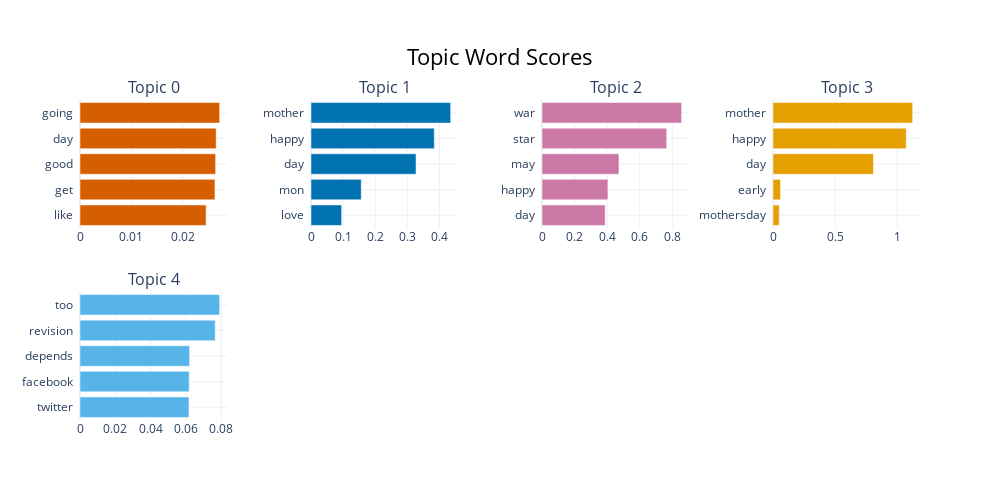

The notebook cell this image was saved under:
### Code cell
topic_model.visualize_topics()
topic_model.visualize_barchart(top_n_topics=newtrainData['bert_topics'].unique().size)

### Figure 1 — Plotly figure (JSON) as saved in the notebook; plotly's stock layout.template omitted (floating-point values rounded to 4 significant figures)
{"data": [{"marker": {"color": "#D55E00"}, "orientation": "h", "type": "bar", "x": [0.02456, 0.02628, 0.02641, 0.02652, 0.0272], "xaxis": "x", "y": ["like  ", "get  ", "good  ", "day  ", "going  "], "yaxis": "y"}, {"marker": {"color": "#0072B2"}, "orientation": "h", "type": "bar", "x": [0.09544, 0.1565, 0.327, 0.384, 0.435], "xaxis": "x2", "y": ["love  ", "mon  ", "day  ", "happy  ", "mother  "], "yaxis": "y2"}, {"marker": {"color": "#CC79A7"}, "orientation": "h", "type": "bar", "x": [0.3876, 0.4045, 0.4724, 0.7653, 0.857], "xaxis": "x3", "y": ["day  ", "happy  ", "may  ", "star  ", "war  "], "yaxis": "y3"}, {"marker": {"color": "#E69F00"}, "orientation": "h", "type": "bar", "x": [0.05016, 0.0603, 0.8082, 1.072, 1.123], "xaxis": "x4", "y": ["mothersday  ", "early  ", "day  ", "happy  ", "mother  "], "yaxis": "y4"}, {"marker": {"color": "#56B4E9"}, "orientation": "h", "type": "bar", "x": [0.06166, 0.06178, 0.06199, 0.07651, 0.07903], "xaxis": "x5", "y": ["twitter  ", "facebook  ", "depends  ", "revision  ", "too  "], "yaxis": "y5"}], "layout": {"annotations": [{"font": {"size": 16}, "showarrow": false, "text": "Topic 0", "x": 0.0875, "xanchor": "center", "xref": "paper", "y": 1, "yanchor": "bottom", "yref": "paper"}, {"font": {"size": 16}, "showarrow": false, "text": "Topic 1", "x": 0.3625, "xanchor": "center", "xref": "paper", "y": 1, "yanchor": "bottom", "yref": "paper"}, {"font": {"size": 16}, "showarrow": false, "text": "Topic 2", "x": 0.6375, "xanchor": "center", "xref": "paper", "y": 1, "yanchor": "bottom", "yref": "paper"}, {"font": {"size": 16}, "showarrow": false, "text": "Topic 3", "x": 0.9125, "xanchor": "center", "xref": "paper", "y": 1, "yanchor": "bottom", "yref": "paper"}, {"font": {"size": 16}, "showarrow": false, "text": "Topic 4", "x": 0.0875, "xanchor": "center", "xref": "paper", "y": 0.4, "yanchor": "bottom", "yref": "paper"}], "height": 500, "hoverlabel": {"bgcolor": "white", "font": {"family": "Rockwell", "size": 16}}, "showlegend": false, "title": {"font": {"color": "Black", "size": 22}, "text": "Topic Word Scores", "x": 0.5, "xanchor": "center", "yanchor": "top"}, "width": 1000, "xaxis": {"anchor": "y", "domain": [0, 0.175], "showgrid": true}, "xaxis2": {"anchor": "y2", "domain": [0.275, 0.45], "showgrid": true}, "xaxis3": {"anchor": "y3", "domain": [0.55, 0.725], "showgrid": true}, "xaxis4": {"anchor": "y4", "domain": [0.825, 1], "showgrid": true}, "xaxis5": {"anchor": "y5", "domain": [0, 0.175], "showgrid": true}, "xaxis6": {"anchor": "y6", "domain": [0.275, 0.45], "showgrid": true}, "xaxis7": {"anchor": "y7", "domain": [0.55, 0.725], "showgrid": true}, "xaxis8": {"anchor": "y8", "domain": [0.825, 1], "showgrid": true}, "yaxis": {"anchor": "x", "domain": [0.6, 1], "showgrid": true}, "yaxis2": {"anchor": "x2", "domain": [0.6, 1], "showgrid": true}, "yaxis3": {"anchor": "x3", "domain": [0.6, 1], "showgrid": true}, "yaxis4": {"anchor": "x4", "domain": [0.6, 1], "showgrid": true}, "yaxis5": {"anchor": "x5", "domain": [0, 0.4], "showgrid": true}, "yaxis6": {"anchor": "x6", "domain": [0, 0.4], "showgrid": true}, "yaxis7": {"anchor": "x7", "domain": [0, 0.4], "showgrid": true}, "yaxis8": {"anchor": "x8", "domain": [0, 0.4], "showgrid": true}}}
